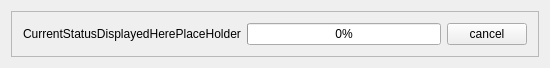
<?xml version="1.0" encoding="UTF-8"?>
<ui version="4.0">
 <class>analysisProgressView</class>
 <widget class="QWidget" name="analysisProgressView">
  <property name="geometry">
   <rect>
    <x>0</x>
    <y>0</y>
    <width>550</width>
    <height>49</height>
   </rect>
  </property>
  <property name="windowTitle">
   <string>analysisProgressView</string>
  </property>
  <layout class="QGridLayout" name="gridLayout_2">
   <item row="0" column="0">
    <widget class="QFrame" name="frame">
     <property name="frameShape">
      <enum>QFrame::StyledPanel</enum>
     </property>
     <property name="frameShadow">
      <enum>QFrame::Raised</enum>
     </property>
     <layout class="QGridLayout" name="gridLayout">
      <item row="0" column="0">
       <layout class="QHBoxLayout" name="horizontalLayout">
        <item>
         <widget class="QLabel" name="label">
          <property name="text">
           <string>CurrentStatusDisplayedHerePlaceHolder</string>
          </property>
         </widget>
        </item>
        <item>
         <widget class="QProgressBar" name="progressBar">
          <property name="value">
           <number>0</number>
          </property>
         </widget>
        </item>
        <item>
         <widget class="QPushButton" name="pushButton">
          <property name="text">
           <string>cancel</string>
          </property>
         </widget>
        </item>
       </layout>
      </item>
     </layout>
    </widget>
   </item>
  </layout>
 </widget>
 <layoutdefault spacing="6" margin="11"/>
 <resources/>
 <connections/>
</ui>
